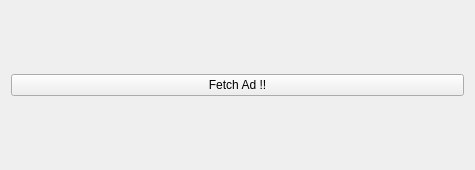
<?xml version="1.0" encoding="UTF-8"?>
<ui version="4.0">
 <class>MainWindow</class>
 <widget class="QMainWindow" name="MainWindow">
  <property name="geometry">
   <rect>
    <x>0</x>
    <y>0</y>
    <width>475</width>
    <height>170</height>
   </rect>
  </property>
  <property name="windowTitle">
   <string>MainWindow</string>
  </property>
  <widget class="QWidget" name="centralWidget">
   <layout class="QVBoxLayout" name="verticalLayout">
    <item>
     <widget class="QPushButton" name="pushButton">
      <property name="text">
       <string>Fetch Ad !!</string>
      </property>
     </widget>
    </item>
   </layout>
  </widget>
 </widget>
 <layoutdefault spacing="6" margin="11"/>
 <resources/>
 <connections/>
</ui>
